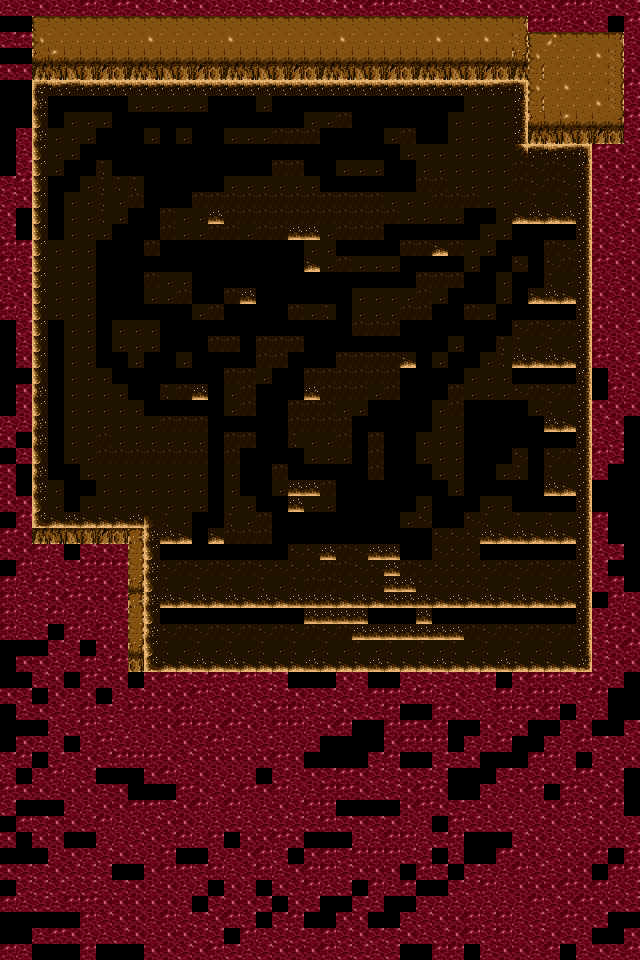

Below is a game level as drawn by its tile map, then a one-line description and the .tmx that defines it (tile-layer data replaced by summaries):
An orthogonal 40x60 tile map with 16x16 px tiles, 1 tile layer (Tile Layer 1), 3 tilesets and 22 objects.

<map version="1.10" tiledversion="1.11.2" orientation="orthogonal" renderorder="right-down" width="40" height="60" tilewidth="16" tileheight="16" infinite="0" nextlayerid="2" nextobjectid="1">
 <tileset firstgid="1" name="fever" tilewidth="16" tileheight="16" tilecount="200" columns="20">
  <image source="textures/tiles/fever.png" width="320" height="160" />
  <tile id="0">
   <objectgroup draworder="index" id="2">
    <object id="1" x="0" y="0" width="16" height="16" />
   </objectgroup>
  </tile>
  <tile id="1">
   <objectgroup draworder="index" id="2">
    <object id="1" x="0" y="0" width="16" height="16" />
   </objectgroup>
  </tile>
  <tile id="2">
   <objectgroup draworder="index" id="2">
    <object id="1" x="0" y="0" width="16" height="16" />
   </objectgroup>
  </tile>
  <tile id="3">
   <objectgroup draworder="index" id="2">
    <object id="1" x="0" y="0" width="16" height="16" />
   </objectgroup>
  </tile>
  <tile id="4">
   <objectgroup draworder="index" id="2">
    <object id="1" x="0" y="0" width="16" height="16" />
   </objectgroup>
  </tile>
  <tile id="5">
   <objectgroup draworder="index" id="2">
    <object id="1" x="0" y="0" width="16" height="16" />
   </objectgroup>
  </tile>
  <tile id="20">
   <objectgroup draworder="index" id="2">
    <object id="1" x="0" y="0" width="16" height="16" />
   </objectgroup>
  </tile>
  <tile id="23">
   <objectgroup draworder="index" id="2">
    <object id="1" x="0" y="0" width="16" height="16" />
   </objectgroup>
  </tile>
  <tile id="24">
   <objectgroup draworder="index" id="2">
    <object id="1" x="0" y="0" width="16" height="16" />
   </objectgroup>
  </tile>
  <tile id="25">
   <objectgroup draworder="index" id="2">
    <object id="1" x="0" y="0" width="16" height="16" />
   </objectgroup>
  </tile>
  <tile id="40">
   <objectgroup draworder="index" id="2">
    <object id="1" x="0" y="0" width="16" height="16" />
   </objectgroup>
  </tile>
  <tile id="41">
   <objectgroup draworder="index" id="2">
    <object id="1" x="0" y="0" width="16" height="16" />
   </objectgroup>
  </tile>
  <tile id="42">
   <objectgroup draworder="index" id="2">
    <object id="1" x="0" y="0" width="16" height="16" />
   </objectgroup>
  </tile>
  <tile id="43">
   <objectgroup draworder="index" id="2">
    <object id="1" x="0" y="0" width="16" height="16" />
   </objectgroup>
  </tile>
  <tile id="44">
   <objectgroup draworder="index" id="2">
    <object id="1" x="0" y="0" width="16" height="16" />
   </objectgroup>
  </tile>
  <tile id="45">
   <objectgroup draworder="index" id="2">
    <object id="1" x="0" y="0" width="16" height="16" />
   </objectgroup>
  </tile>
  <tile id="60">
   <objectgroup draworder="index" id="2">
    <object id="1" x="0" y="0" width="16" height="16" />
   </objectgroup>
  </tile>
  <tile id="61">
   <objectgroup draworder="index" id="2">
    <object id="1" x="0" y="0" width="16" height="16" />
   </objectgroup>
  </tile>
  <tile id="62">
   <objectgroup draworder="index" id="2">
    <object id="1" x="0" y="0" width="16" height="16" />
   </objectgroup>
  </tile>
  <tile id="63">
   <objectgroup draworder="index" id="2">
    <object id="1" x="0" y="0" width="16" height="16" />
   </objectgroup>
  </tile>
  <tile id="64">
   <objectgroup draworder="index" id="2">
    <object id="1" x="0" y="0" width="16" height="16" />
   </objectgroup>
  </tile>
  <tile id="65">
   <objectgroup draworder="index" id="2">
    <object id="1" x="0" y="0" width="16" height="16" />
   </objectgroup>
  </tile>
 </tileset>
 <tileset firstgid="201" name="Tiles-updated" tilewidth="16" tileheight="16" tilecount="200" columns="20">
  <image source="Tiles.png" width="320" height="160" />
 </tileset>
 <tileset firstgid="401" name="Tiles" tilewidth="16" tileheight="16" tilecount="200" columns="20">
  <image source="Tiles.png" width="320" height="160" />
 </tileset>
 <layer id="1" name="Tile Layer 1" width="40" height="60">
  <data>[2400 cells, 2400 non-empty, 54 distinct tile ids]</data>
 </layer>
</map>